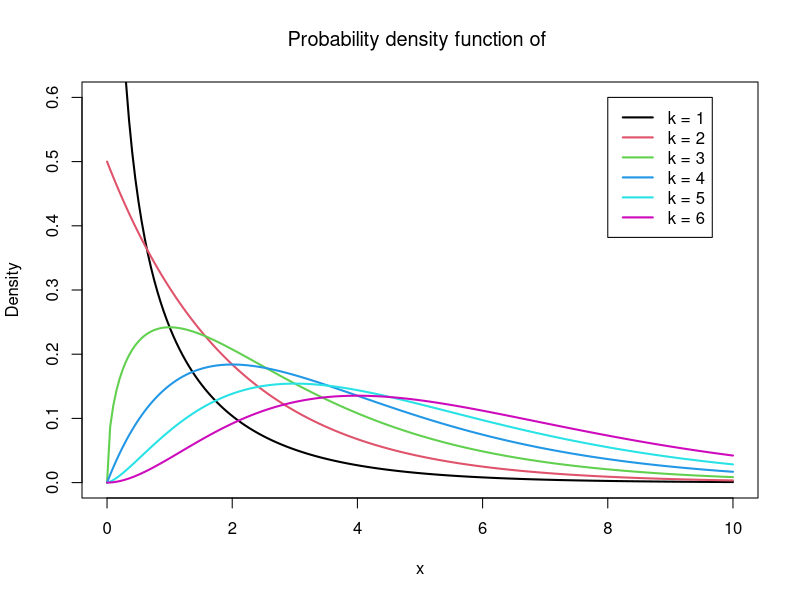

Reproduce this figure in R.
#
# Calculate the probability density function for values of x in [0;10]
x <- seq(from = 0, to = 10, length.out = 200)
#
plot(x, dchisq(x, df = 1), type = "l",
     ylab = "Density", lwd = 2, col = 1, ylim = c(0, 0.6))
for(i in 2:6){
  lines(x, dchisq(x, df = i), col = i, lwd = 2)
}
title(expression("Probability density function of "))
#
legend(x = 8, y = 0.6, col = 1:6, lty = 1, lwd = 2,
       legend = paste0("k = ", 1:6))
